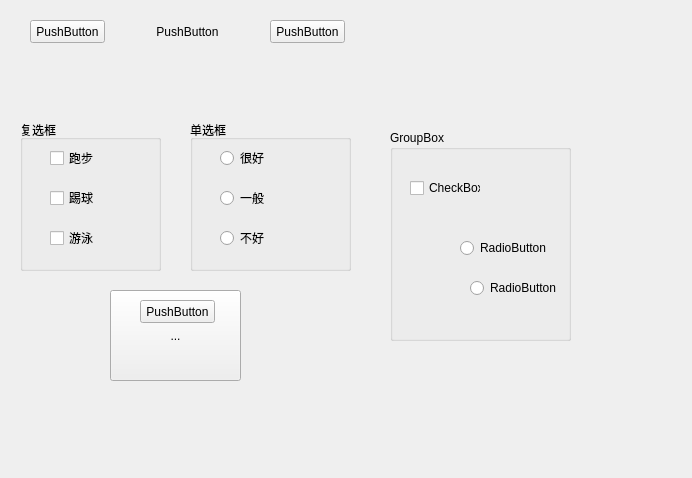
<?xml version="1.0" encoding="UTF-8"?>
<ui version="4.0">
 <class>MyWidget</class>
 <widget class="QWidget" name="MyWidget">
  <property name="geometry">
   <rect>
    <x>0</x>
    <y>0</y>
    <width>692</width>
    <height>478</height>
   </rect>
  </property>
  <property name="windowTitle">
   <string>MyWidget</string>
  </property>
  <widget class="QPushButton" name="pushBtn1">
   <property name="geometry">
    <rect>
     <x>30</x>
     <y>20</y>
     <width>75</width>
     <height>23</height>
    </rect>
   </property>
   <property name="text">
    <string>PushButton</string>
   </property>
   <property name="checkable">
    <bool>true</bool>
   </property>
  </widget>
  <widget class="QPushButton" name="pushBtn2">
   <property name="geometry">
    <rect>
     <x>150</x>
     <y>20</y>
     <width>75</width>
     <height>23</height>
    </rect>
   </property>
   <property name="text">
    <string>PushButton</string>
   </property>
   <property name="flat">
    <bool>true</bool>
   </property>
  </widget>
  <widget class="QPushButton" name="pushBtn3">
   <property name="geometry">
    <rect>
     <x>270</x>
     <y>20</y>
     <width>75</width>
     <height>23</height>
    </rect>
   </property>
   <property name="text">
    <string>PushButton</string>
   </property>
  </widget>
  <widget class="QGroupBox" name="groupBox">
   <property name="geometry">
    <rect>
     <x>20</x>
     <y>120</y>
     <width>141</width>
     <height>151</height>
    </rect>
   </property>
   <property name="title">
    <string>复选框</string>
   </property>
   <widget class="QCheckBox" name="checkBox">
    <property name="geometry">
     <rect>
      <x>30</x>
      <y>30</y>
      <width>71</width>
      <height>16</height>
     </rect>
    </property>
    <property name="text">
     <string>跑步</string>
    </property>
    <property name="tristate">
     <bool>true</bool>
    </property>
   </widget>
   <widget class="QCheckBox" name="checkBox_2">
    <property name="geometry">
     <rect>
      <x>30</x>
      <y>70</y>
      <width>71</width>
      <height>16</height>
     </rect>
    </property>
    <property name="text">
     <string>踢球</string>
    </property>
   </widget>
   <widget class="QCheckBox" name="checkBox_3">
    <property name="geometry">
     <rect>
      <x>30</x>
      <y>110</y>
      <width>71</width>
      <height>16</height>
     </rect>
    </property>
    <property name="text">
     <string>游泳</string>
    </property>
   </widget>
  </widget>
  <widget class="QGroupBox" name="groupBox_2">
   <property name="geometry">
    <rect>
     <x>190</x>
     <y>120</y>
     <width>161</width>
     <height>151</height>
    </rect>
   </property>
   <property name="title">
    <string>单选框</string>
   </property>
   <widget class="QRadioButton" name="radioButton">
    <property name="geometry">
     <rect>
      <x>30</x>
      <y>30</y>
      <width>89</width>
      <height>16</height>
     </rect>
    </property>
    <property name="text">
     <string>很好</string>
    </property>
   </widget>
   <widget class="QRadioButton" name="radioButton_2">
    <property name="geometry">
     <rect>
      <x>30</x>
      <y>70</y>
      <width>89</width>
      <height>16</height>
     </rect>
    </property>
    <property name="text">
     <string>一般</string>
    </property>
   </widget>
   <widget class="QRadioButton" name="radioButton_3">
    <property name="geometry">
     <rect>
      <x>30</x>
      <y>110</y>
      <width>89</width>
      <height>16</height>
     </rect>
    </property>
    <property name="text">
     <string>不好</string>
    </property>
   </widget>
  </widget>
  <widget class="QGroupBox" name="groupBox_3">
   <property name="geometry">
    <rect>
     <x>390</x>
     <y>130</y>
     <width>181</width>
     <height>211</height>
    </rect>
   </property>
   <property name="title">
    <string>GroupBox</string>
   </property>
   <widget class="QCheckBox" name="checkBox_4">
    <property name="geometry">
     <rect>
      <x>20</x>
      <y>50</y>
      <width>71</width>
      <height>16</height>
     </rect>
    </property>
    <property name="text">
     <string>CheckBox</string>
    </property>
   </widget>
   <widget class="QRadioButton" name="radioButton_4">
    <property name="geometry">
     <rect>
      <x>70</x>
      <y>110</y>
      <width>89</width>
      <height>16</height>
     </rect>
    </property>
    <property name="text">
     <string>RadioButton</string>
    </property>
   </widget>
   <widget class="QRadioButton" name="radioButton_5">
    <property name="geometry">
     <rect>
      <x>80</x>
      <y>150</y>
      <width>89</width>
      <height>16</height>
     </rect>
    </property>
    <property name="text">
     <string>RadioButton</string>
    </property>
   </widget>
  </widget>
  <widget class="QRadioButton" name="radioButton_6">
   <property name="geometry">
    <rect>
     <x>150</x>
     <y>330</y>
     <width>89</width>
     <height>16</height>
    </rect>
   </property>
   <property name="text">
    <string>RadioButton</string>
   </property>
  </widget>
  <widget class="QToolButton" name="toolButton">
   <property name="geometry">
    <rect>
     <x>110</x>
     <y>290</y>
     <width>131</width>
     <height>91</height>
    </rect>
   </property>
   <property name="text">
    <string>...</string>
   </property>
  </widget>
  <widget class="QPushButton" name="pushButton">
   <property name="geometry">
    <rect>
     <x>140</x>
     <y>300</y>
     <width>75</width>
     <height>23</height>
    </rect>
   </property>
   <property name="text">
    <string>PushButton</string>
   </property>
  </widget>
 </widget>
 <layoutdefault spacing="6" margin="11"/>
 <resources/>
 <connections/>
</ui>
